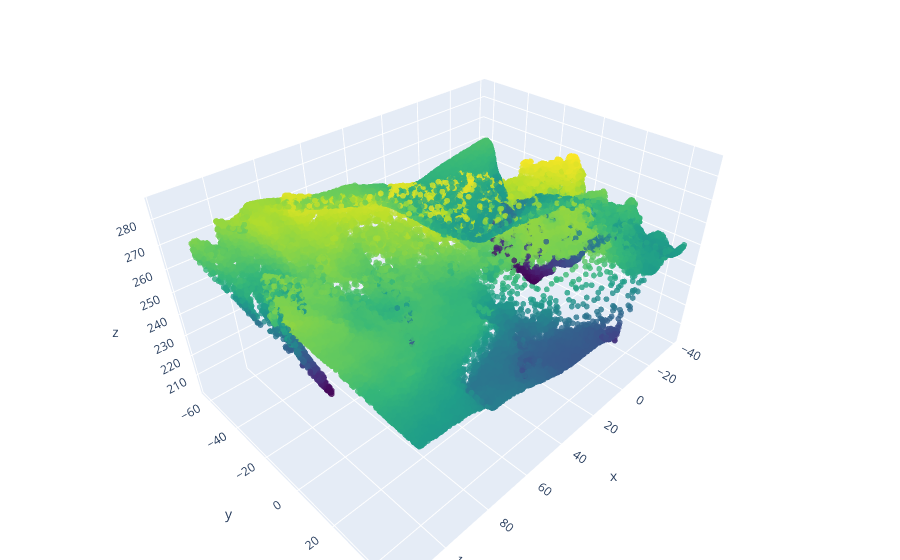

Notebook code for this chart:
### Code cell
x, y, z = points[:,0], points[:,1], points[:,2]
fig = go.Figure(data=[go.Scatter3d(
    x=x, y=y, z=z,
    mode='markers',
    marker=dict(
        size=2,
        color=intensity,       # grayscale brightness
        colorscale='gray',     # grayscale color map
        opacity=0.9
    )
)])

### Figure 1 — Plotly figure (JSON) as saved in the notebook; plotly's stock layout.template omitted (floating-point values rounded to 4 significant figures; data arrays with more than 128 entries replaced by an {"elided": "..."} marker saying what was removed)
{"data": [{"marker": {"color": {"elided": "100000 float values"}, "colorscale": [[0, "#440154"], [0.1111, "#482878"], [0.2222, "#3e4989"], [0.3333, "#31688e"], [0.4444, "#26828e"], [0.5556, "#1f9e89"], [0.6667, "#35b779"], [0.7778, "#6ece58"], [0.8889, "#b5de2b"], [1, "#fde725"]], "opacity": 0.8, "size": 2}, "mode": "markers", "type": "scatter3d", "x": {"elided": "100000 float values"}, "y": {"elided": "100000 float values"}, "z": {"elided": "100000 float values"}}], "layout": {"margin": {"b": 0, "l": 0, "r": 0, "t": 0}, "scene": {"aspectmode": "data"}}}
